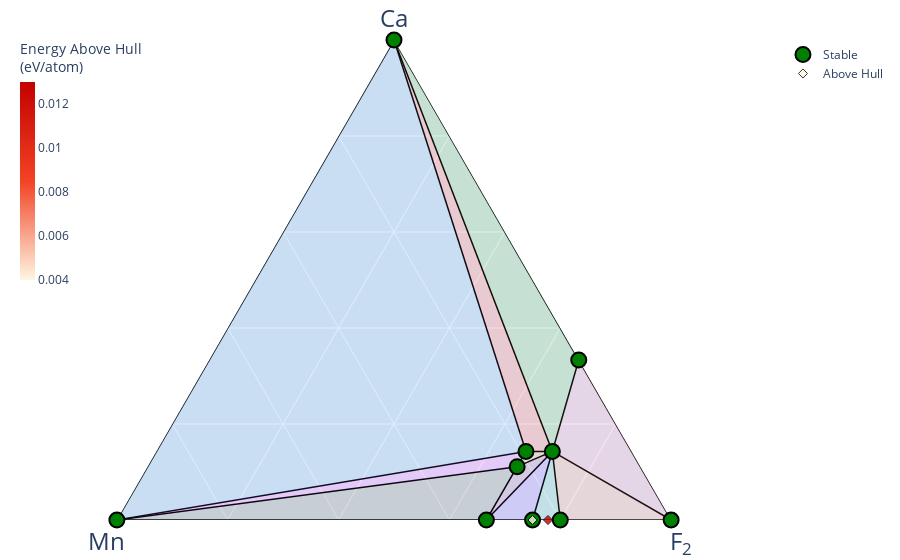

Write notebook code for a chart like this one.
### Code cell
phase_diagram_2 = CompoundPhaseDiagram(entries,[Composition("Ca"),
                                                Composition("Mn"),
                                                Composition("F")])

compound_plotter_2 = PDPlotter(phase_diagram_2, show_unstable=True, backend = "matplotlib",  markersize=20)
z = compound_plotter_2.get_plot(label_unstable=False, label_stable=True)
#z.savefig('CaxTi2F7.pdf'
)
z.show()   

compound_plotter_2 = PDPlotter(phase_diagram_2, show_unstable = 0.2, markerize=20)
y = compound_plotter_2.get_plot(phase_diagram_2, label_unstable=True)
y.show()

### Figure 1 — Plotly figure (JSON) as saved in the notebook; plotly's stock layout.template omitted (floating-point values rounded to 4 significant figures)
{"data": [{"a": [0.5, 0, null, 0.5, 1, null, 1.0, 1, null, 0, 1, null, 0, 0, null, 1.5, 1, null, 1, 0, null, 1.0, 1, null, 0, 1, null, 0, 0, null, 0, 0, null, 0, 0.5, null, 1.5, 0, null, 1, 1.5, null, 1, 1, null, 0.5, 1.5, null, 1.0, 0, null, 0, 0, null, 0, 1, null, 0, 1, null], "b": [1.0, 1, null, 1.0, 1.0, null, 0, 0, null, 1.0, 1.0, null, 1, 0, null, 2.0, 0, null, 1.0, 0, null, 0, 1.0, null, 1, 0, null, 1.0, 1.0, null, 1.0, 1, null, 1.0, 1.0, null, 2.0, 1, null, 1.0, 2.0, null, 1.0, 0, null, 1.0, 2.0, null, 0, 0, null, 1.0, 1, null, 1.0, 1.0, null, 1, 1.0, null], "c": [3.0, 0, null, 3.0, 5, null, 2.0, 0, null, 3.0, 5, null, 4, 2, null, 7.0, 0, null, 5, 2, null, 2.0, 5, null, 0, 0, null, 2, 3.0, null, 3.0, 4, null, 2, 3.0, null, 7.0, 0, null, 5, 7.0, null, 5, 0, null, 3.0, 7.0, null, 2.0, 2, null, 2, 0, null, 2, 5, null, 4, 5, null], "hoverinfo": "none", "line": {"color": "black", "width": 1.5}, "mode": "lines", "showlegend": false, "type": "scatterternary"}, {"a": [1, 1.5, 0], "b": [0, 2.0, 1], "c": [0, 7.0, 0], "fill": "toself", "fillcolor": "#2E91E5", "hovertemplate": "<extra></extra>", "line": {"width": 0}, "mode": "lines", "name": "Ca—Ca<sub>1.5</sub>Mn<sub>2</sub>F<sub>7</sub>—Mn", "opacity": 0.15, "showlegend": false, "type": "scatterternary"}, {"a": [1, 1.0, 0], "b": [1.0, 0, 0], "c": [5, 2.0, 2], "fill": "toself", "fillcolor": "#E15F99", "hovertemplate": "<extra></extra>", "line": {"width": 0}, "mode": "lines", "name": "CaMnF<sub>5</sub>—CaF<sub>2</sub>—F<sub>2</sub>", "opacity": 0.15, "showlegend": false, "type": "scatterternary"}, {"a": [1, 1, 1.0], "b": [0, 1.0, 0], "c": [0, 5, 2.0], "fill": "toself", "fillcolor": "#1CA71C", "hovertemplate": "<extra></extra>", "line": {"width": 0}, "mode": "lines", "name": "Ca—CaMnF<sub>5</sub>—CaF<sub>2</sub>", "opacity": 0.15, "showlegend": false, "type": "scatterternary"}, {"a": [1, 1.5, 1], "b": [0, 2.0, 1.0], "c": [0, 7.0, 5], "fill": "toself", "fillcolor": "#FB0D0D", "hovertemplate": "<extra></extra>", "line": {"width": 0}, "mode": "lines", "name": "Ca—Ca<sub>1.5</sub>Mn<sub>2</sub>F<sub>7</sub>—CaMnF<sub>5</sub>", "opacity": 0.15, "showlegend": false, "type": "scatterternary"}, {"a": [0.5, 1.5, 0], "b": [1.0, 2.0, 1], "c": [3.0, 7.0, 0], "fill": "toself", "fillcolor": "#DA16FF", "hovertemplate": "<extra></extra>", "line": {"width": 0}, "mode": "lines", "name": "Ca<sub>0.5</sub>Mn<sub>1</sub>F<sub>3</sub>—Ca<sub>1.5</sub>Mn<sub>2</sub>F<sub>7</sub>—Mn", "opacity": 0.15, "showlegend": false, "type": "scatterternary"}, {"a": [0.5, 0, 0], "b": [1.0, 1, 1.0], "c": [3.0, 0, 2], "fill": "toself", "fillcolor": "#222A2A", "hovertemplate": "<extra></extra>", "line": {"width": 0}, "mode": "lines", "name": "Ca<sub>0.5</sub>Mn<sub>1</sub>F<sub>3</sub>—Mn—MnF<sub>2</sub>", "opacity": 0.15, "showlegend": false, "type": "scatterternary"}, {"a": [0.5, 1.5, 1], "b": [1.0, 2.0, 1.0], "c": [3.0, 7.0, 5], "fill": "toself", "fillcolor": "#B68100", "hovertemplate": "<extra></extra>", "line": {"width": 0}, "mode": "lines", "name": "Ca<sub>0.5</sub>Mn<sub>1</sub>F<sub>3</sub>—Ca<sub>1.5</sub>Mn<sub>2</sub>F<sub>7</sub>—CaMnF<sub>5</sub>", "opacity": 0.15, "showlegend": false, "type": "scatterternary"}, {"a": [0.5, 1, 0], "b": [1.0, 1.0, 1.0], "c": [3.0, 5, 2], "fill": "toself", "fillcolor": "#750D86", "hovertemplate": "<extra></extra>", "line": {"width": 0}, "mode": "lines", "name": "Ca<sub>0.5</sub>Mn<sub>1</sub>F<sub>3</sub>—CaMnF<sub>5</sub>—MnF<sub>2</sub>", "opacity": 0.15, "showlegend": false, "type": "scatterternary"}, {"a": [1, 0, 0], "b": [1.0, 1, 0], "c": [5, 4, 2], "fill": "toself", "fillcolor": "#EB663B", "hovertemplate": "<extra></extra>", "line": {"width": 0}, "mode": "lines", "name": "CaMnF<sub>5</sub>—MnF<sub>4</sub>—F<sub>2</sub>", "opacity": 0.15, "showlegend": false, "type": "scatterternary"}, {"a": [1, 0, 0], "b": [1.0, 1.0, 1.0], "c": [5, 2, 3.0], "fill": "toself", "fillcolor": "#511CFB", "hovertemplate": "<extra></extra>", "line": {"width": 0}, "mode": "lines", "name": "CaMnF<sub>5</sub>—MnF<sub>2</sub>—MnF<sub>3</sub>", "opacity": 0.15, "showlegend": false, "type": "scatterternary"}, {"a": [1, 0, 0], "b": [1.0, 1.0, 1], "c": [5, 3.0, 4], "fill": "toself", "fillcolor": "#00A08B", "hovertemplate": "<extra></extra>", "line": {"width": 0}, "mode": "lines", "name": "CaMnF<sub>5</sub>—MnF<sub>3</sub>—MnF<sub>4</sub>", "opacity": 0.15, "showlegend": false, "type": "scatterternary"}, {"a": [0.5, 0, 1, 1.0, 1, 0, 0, 0, 1.5, 0], "b": [1.0, 1, 1.0, 0, 0, 1.0, 1, 0, 2.0, 1.0], "c": [3.0, 0, 5, 2.0, 0, 3.0, 4, 2, 7.0, 2], "cliponaxis": false, "hoverinfo": "text", "hoverlabel": {"font": {"size": 14}}, "hovertext": ["Ca<sub>0.5</sub>Mn<sub>1</sub>F<sub>3</sub> (no ID) <br> -3.219 eV/atom (Stable)", "Mn (no ID) <br> 0.0 eV/atom (Stable)", "CaMnF<sub>5</sub> (no ID) <br> -3.303 eV/atom (Stable)", "CaF<sub>2</sub> (no ID) <br> -0.261 eV/atom (Stable)", "Ca (no ID) <br> 0.0 eV/atom (Stable)", "MnF<sub>3</sub> (no ID) <br> -2.575 eV/atom (Stable)", "MnF<sub>4</sub> (no ID) <br> -2.178 eV/atom (Stable)", "F<sub>2</sub> (no ID) <br> 0.0 eV/atom (Stable)", "Ca<sub>1.5</sub>Mn<sub>2</sub>F<sub>7</sub> (no ID) <br> -3.341 eV/atom (Stable)", "MnF<sub>2</sub> (no ID) <br> -2.788 eV/atom (Stable)"], "marker": {"color": "green", "line": {"color": "black", "width": 2}, "size": 15, "symbol": "circle"}, "mode": "markers", "name": "Stable", "showlegend": true, "type": "scatterternary"}, {"a": [0, 0], "b": [1.0, 2.0], "c": [3.0, 7.0], "cliponaxis": false, "hoverinfo": "text", "hoverlabel": {"font": {"size": 14}}, "hovertext": ["MnF<sub>3</sub> (no ID) <br> -2.571 eV/atom (+0.004 eV/atom)", "Mn<sub>2</sub>F<sub>7</sub> (no ID) <br> -2.341 eV/atom (+0.013 eV/atom)"], "marker": {"color": [0.004, 0.013], "colorbar": {"len": 0.5, "thickness": 0.02, "thicknessmode": "fraction", "title": {"text": "Energy Above Hull<br>(eV/atom)"}, "x": 0, "xpad": 0, "y": 1, "yanchor": "top", "ypad": 0}, "colorscale": [[0, "#fff5e3"], [0.5, "#f24324"], [1, "#c40000"]], "line": {"color": "black", "width": 1}, "opacity": 0.8, "size": 7, "symbol": "diamond"}, "mode": "markers", "name": "Above Hull", "showlegend": true, "type": "scatterternary"}], "layout": {"autosize": true, "coloraxis": {"colorbar": {"x": 1, "y": 0.05, "yanchor": "top"}}, "margin": {"b": 40, "l": 20, "r": 20, "t": 40}, "paper_bgcolor": "rgba(0,0,0,0)", "plot_bgcolor": "rgba(0,0,0,0)", "showlegend": true, "ternary": {"aaxis": {"layer": "below traces", "showgrid": true, "showticklabels": true, "tickfont": {"color": "rgba(0,0,0,0)", "size": 7}, "title": {"font": {"size": 24}, "text": "Ca"}}, "baxis": {"layer": "below traces", "min": 0, "showgrid": true, "showticklabels": true, "tickfont": {"color": "rgba(0,0,0,0)", "size": 7}, "title": {"font": {"size": 24}, "text": "Mn"}}, "caxis": {"layer": "below traces", "min": 0, "showgrid": true, "showticklabels": true, "tickfont": {"color": "rgba(0,0,0,0)", "size": 7}, "title": {"font": {"size": 24}, "text": "F<sub>2</sub>"}}, "sum": 1}}}
